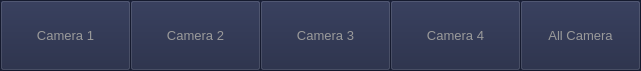
        <widget class="QFrame" name="cameraSelect_frame">
         <property name="geometry">
          <rect>
           <x>0</x>
           <y>0</y>
           <width>641</width>
           <height>71</height>
          </rect>
         </property>
         <property name="styleSheet">
          <string notr="true">background-color: rgb(30, 37, 65);</string>
         </property>
         <property name="frameShape">
          <enum>QFrame::StyledPanel</enum>
         </property>
         <property name="frameShadow">
          <enum>QFrame::Raised</enum>
         </property>
         <widget class="QPushButton" name="camera1_button">
          <property name="geometry">
           <rect>
            <x>0</x>
            <y>0</y>
            <width>131</width>
            <height>71</height>
           </rect>
          </property>
          <property name="font">
           <font>
            <pointsize>10</pointsize>
           </font>
          </property>
          <property name="styleSheet">
           <string notr="true">QPushButton{
	color: rgb(154, 154, 154)
}

QPushButton:hover:!pressed{
	color: white;
}

QPushButton:focus{
	font-weight: bold; 
	color: white;
}</string>
          </property>
          <property name="text">
           <string>Camera 1</string>
          </property>
         </widget>
         <widget class="QPushButton" name="camera2_button">
          <property name="geometry">
           <rect>
            <x>130</x>
            <y>0</y>
            <width>131</width>
            <height>71</height>
           </rect>
          </property>
          <property name="font">
           <font>
            <pointsize>10</pointsize>
           </font>
          </property>
          <property name="styleSheet">
           <string notr="true">QPushButton{
	color: rgb(154, 154, 154)
}

QPushButton:hover:!pressed{
	color: white;
}

QPushButton:focus{
	font-weight: bold; 
	color: white;
}</string>
          </property>
          <property name="text">
           <string>Camera 2</string>
          </property>
         </widget>
         <widget class="QPushButton" name="camera3_button">
          <property name="geometry">
           <rect>
            <x>260</x>
            <y>0</y>
            <width>131</width>
            <height>71</height>
           </rect>
          </property>
          <property name="font">
           <font>
            <pointsize>10</pointsize>
           </font>
          </property>
          <property name="styleSheet">
           <string notr="true">QPushButton{
	color: rgb(154, 154, 154)
}

QPushButton:hover:!pressed{
	color: white;
}

QPushButton:focus{
	font-weight: bold; 
	color: white;
}</string>
          </property>
          <property name="text">
           <string>Camera 3</string>
          </property>
         </widget>
         <widget class="QPushButton" name="camera4_button">
          <property name="geometry">
           <rect>
            <x>390</x>
            <y>0</y>
            <width>131</width>
            <height>71</height>
           </rect>
          </property>
          <property name="font">
           <font>
            <pointsize>10</pointsize>
           </font>
          </property>
          <property name="styleSheet">
           <string notr="true">QPushButton{
	color: rgb(154, 154, 154)
}

QPushButton:hover:!pressed{
	color: white;
}

QPushButton:focus{
	font-weight: bold; 
	color: white;
}</string>
          </property>
          <property name="text">
           <string>Camera 4</string>
          </property>
         </widget>
         <widget class="QPushButton" name="allCamera_button">
          <property name="geometry">
           <rect>
            <x>520</x>
            <y>0</y>
            <width>121</width>
            <height>71</height>
           </rect>
          </property>
          <property name="font">
           <font>
            <pointsize>10</pointsize>
           </font>
          </property>
          <property name="styleSheet">
           <string notr="true">QPushButton{
	color: rgb(154, 154, 154)
}

QPushButton:hover:!pressed{
	color: white;
}

QPushButton:focus{
	font-weight: bold; 
	color: white;
}</string>
          </property>
          <property name="text">
           <string>All Camera</string>
          </property>
         </widget>
        </widget>
